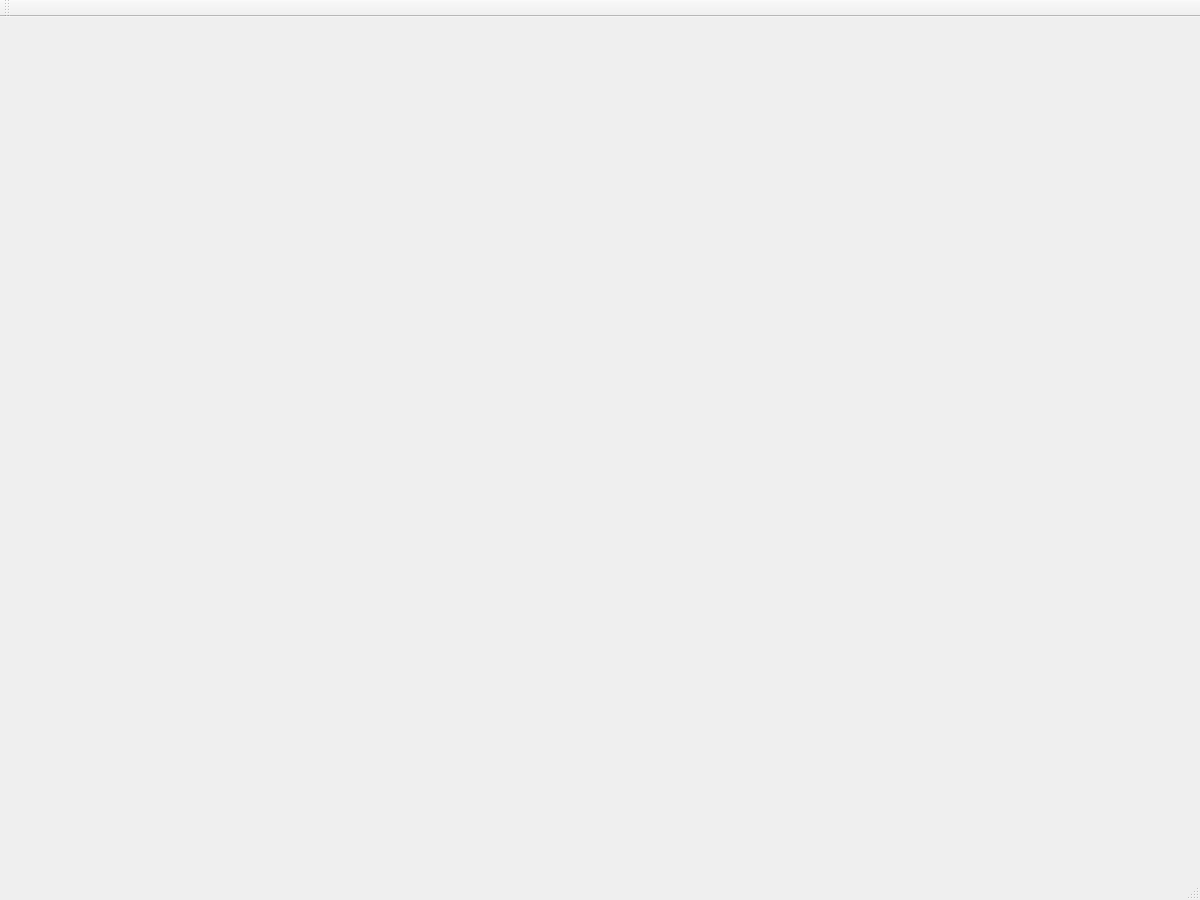
<?xml version="1.0" encoding="UTF-8"?>
<ui version="4.0">
 <class>MainWindow</class>
 <widget class="QMainWindow" name="MainWindow">
  <property name="geometry">
   <rect>
    <x>0</x>
    <y>0</y>
    <width>1200</width>
    <height>900</height>
   </rect>
  </property>
  <property name="windowTitle">
   <string>MainWindow</string>
  </property>
  <property name="styleSheet">
   <string notr="true">border-image: url(:/background/beijing.png);</string>
  </property>
  <widget class="QWidget" name="centralWidget"/>
  <widget class="QMenuBar" name="menuBar">
   <property name="geometry">
    <rect>
     <x>0</x>
     <y>0</y>
     <width>1200</width>
     <height>26</height>
    </rect>
   </property>
  </widget>
  <widget class="QToolBar" name="mainToolBar">
   <attribute name="toolBarArea">
    <enum>TopToolBarArea</enum>
   </attribute>
   <attribute name="toolBarBreak">
    <bool>false</bool>
   </attribute>
  </widget>
  <widget class="QStatusBar" name="statusBar"/>
 </widget>
 <layoutdefault spacing="6" margin="11"/>
 <resources/>
 <connections/>
</ui>
